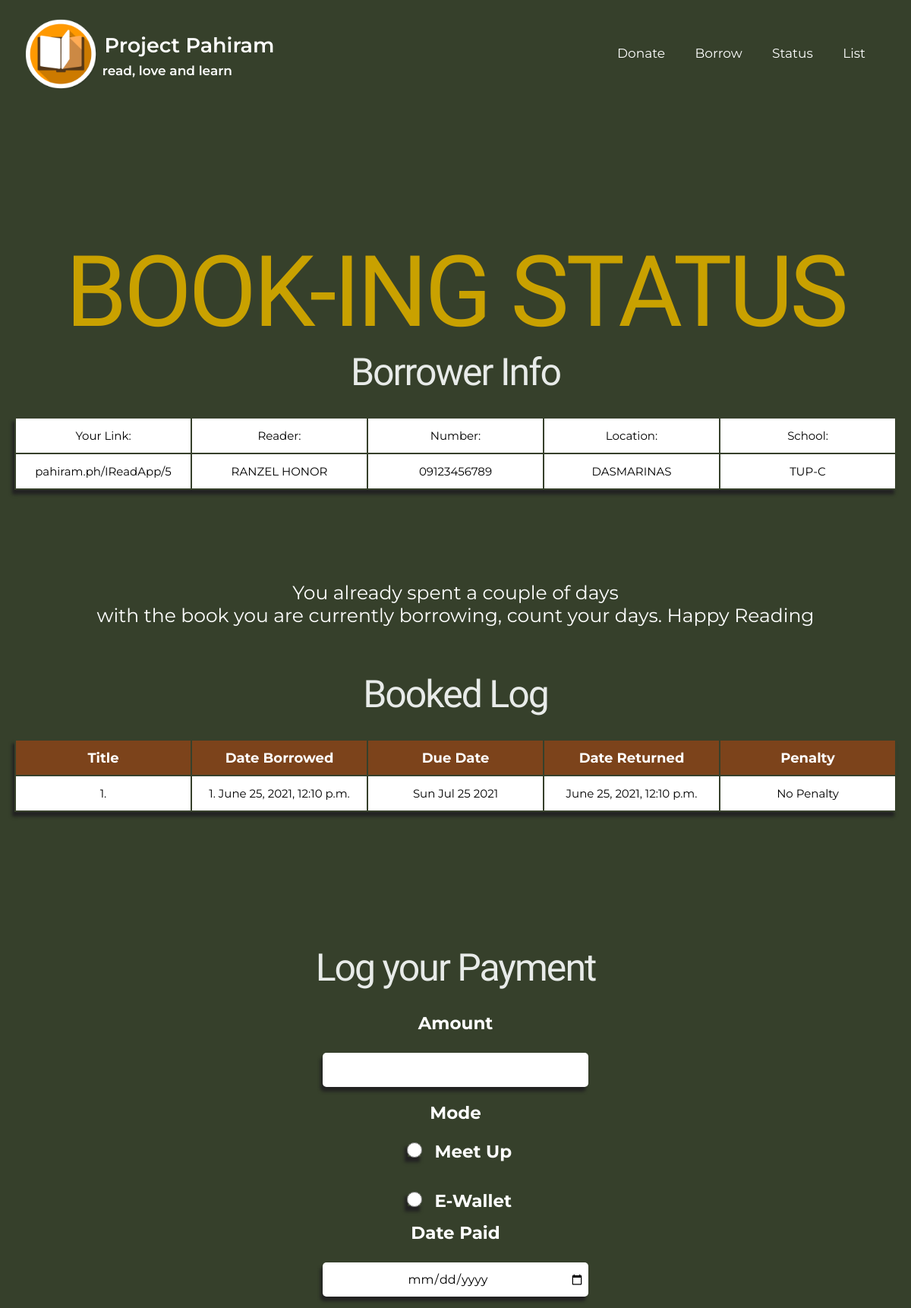
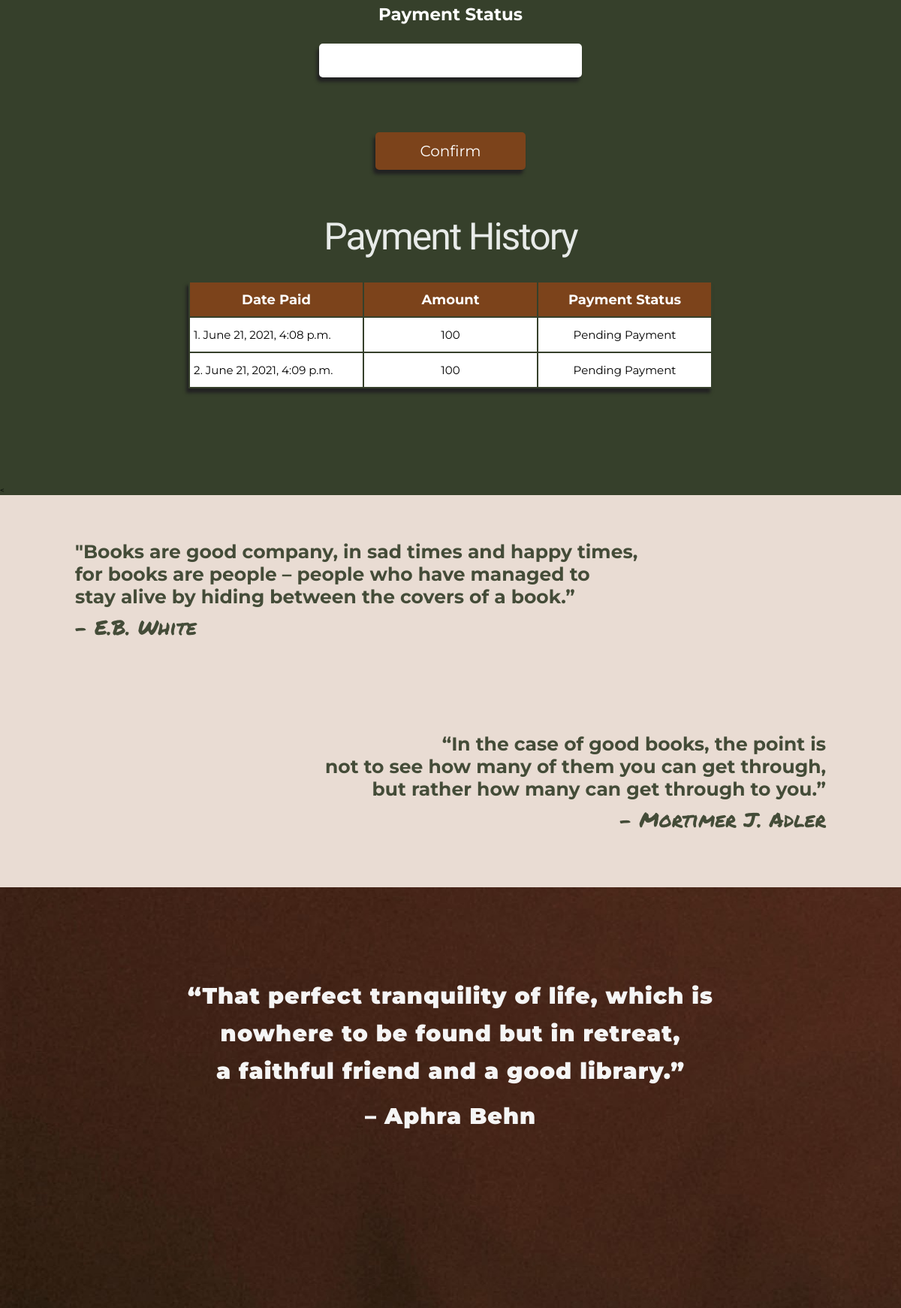
The page /IReadApp/5/bookingpage/ (upper part) on the database its author committed (2 pictures, top to bottom).
### IReadApp/models.py (models this page shows)
class Borrower(models.Model):
	Reader = models.TextField(default="")
	Number = models.TextField(default="")
	Location = models.TextField(default="")
	School = models.TextField(default="")
	class meta:
		db_table="Borrower"

class BorrTrans(models.Model):
	borrId = models.ManyToManyField(Borrower, default=None) #many to many
	bookId = models.ManyToManyField(Item, default=None) #many to many
	DateBorr = models.DateTimeField(auto_now_add=True, null=True)
	DueDate = models.TextField(default="")
	DateRet = models.DateTimeField(auto_now_add=True, null=True)
	Remarks = models.TextField(default="On Process")
	PenEstimate = models.TextField(default="")
	class meta:
		db_table="Transaction"

class Penalty (models.Model):
	borrId = models.ForeignKey(Borrower, default=None, on_delete=models.CASCADE)
	Amount =models.IntegerField(default="")
	Mode = models.TextField(default="")
	Details = models.TextField(default="") #kungcashlocsaan #gcashnumber
	DatePaid= models.DateTimeField(auto_now_add=True, null=True) #kailannagbayad
	Checking =models.TextField(default="On Process") #Paid #OnProcess
	class meta:
		db_table="Penalty"

### IReadApp/views.py (the view)
# urls.py: url(r'^IReadApp/(\d+)/bookingpage/$', views.BookingPage, name='bookingpage'),#OK
def BookingPage(request,MainID): #OK
	Transact = BorrTrans.objects.all()
	mId = Borrower.objects.get(id=MainID)
	return render (request, 'penalty-page.html',{'mId':mId, 'BorrTrans':Transact},) #view and add itemlog and self #old urls

### IReadApp/templates/penalty-page.html (shortened to what this page needs)
{% extends 'base.html' %}
{%load static%}
{% block content %}
          <div class="navbar">
                <div class="logoname">
                    <a href=""></a><img src='/static/images/COLORED.png' alt="" width="100" height="100" id="logo">
                    <a href="{% url 'logpage' %}" class="home">
                    <pre id="cgcf"> Project Pahiram
<span id="rll"> read, love and learn</span>
        </pre>
                    </a>
                </div>
                <div class="navoption">
                <a href="/IReadApp/{{mId.id}}/donatepage/" class="option">Donate</a>
                <a href="/IReadApp/{{mId.id}}/" class="option">Borrow</a>
                <a href="/IReadApp/{{mId.id}}/bookingpage" class="option">Status</a>
                <a href="{% url 'booklistpage' %}" class="option">List</a>
                </div>
            </div>
        <div class="TAO" id="TAO">
            <div class="borrow" id="borrow">
                 <h1 class="title">BOOK-ING STATUS</h1>
                    <p class="sub">Borrower Info</p>
             <table>
                <tr>
                 <td>Your Link:</td>
                    <td>Reader:</td>
                    <td>Number:</td>
                    <td>Location:</td>
                    <td>School:</td>
                </tr>
                <tr>
                    <td>pahiram.ph/IReadApp/{{mId.id}}</td>
                    <td>{{mId.Reader.upper}}</td>
                    <td>{{mId.Number.upper}}</td>
                    <td>{{mId.Location.upper}}</td>
                    <td>{{mId.School.upper}}</td>
                </tr>
            </table>
            <div class="click">
            </div>
             <div class="notice">
                <p style="font-size: 2.5rem;">You already spent a couple of days <br> with the book you are currently borrowing, count your days. Happy Reading</p>
            </div>
                <div class="logstat">
                    <p id="log">Booked Log</p>
                    <table id="booklist" name="booklist">
                        <tr>
                            <th>Title</th>
                            <th>Date Borrowed</th>
                            <th>Due Date</th>
                            <th>Date Returned</th>
                            <th>Penalty</th>
                        </tr>
                        {% for borrtrans in BorrTrans %}
                        <tr>
                            <td>{{forloop.counter}}. {{item.title}}</td>
                            <td>{{forloop.counter}}. {{borrtrans.DateBorr}}</td>
                            <td>{{borrtrans.DueDate}}</td>
                            <td>{{borrtrans.DateRet}}</td>
                            <td>{{borrtrans.PenEstimate}}</td>
                        </tr>
                        {% endfor%}
                    </table>
                </div>
                </div>
                <p id="log">Log your Payment</p>
            <form method="POST" id="fields" action="/IReadApp/{{mId.id}}/addbooking">
                <div class="Book-Info">
                    <label>Amount</label> <br>
                    <input type="number" name="Amount" id="Amount" required> <br>
                    <label>Mode</label> <br>
                    <input type="radio" id="meetup" name="PMode"  onclick="modefunc()" value="meet">
                    <label>Meet Up</label><br>
                    <input type="radio" id="delivery" name="PMode"  onclick="modefunc()" value="ewallet">
                    <label>E-Wallet</label><br>
                    <label>Date Paid</label> <br>
                    <input type="date" name="DPaid" id="DPaid" onchange="pystsFunc()" required> <br>
                    <label>Payment Status</label> <br>
                    <input type="text" name="PaySts" id="PaySts" readonly required> <br>
                <br>
                <input type="submit" name="btn-list" id="btnSave" value="Confirm" class="button">
                </div>
            </form>
        <div class="logstat">
            <p id="log">Payment History</p>
            <table id="booklist" name="booklist">
                <tr>
                    <th>Date Paid</th>
                    <th>Amount</th>
                    <th>Payment Status</th>
                </tr>
                {% for penalty in mId.penalty_set.all %}
                <tr>
                    <td style="text-align: left;">{{forloop.counter}}. {{penalty.DatePaid}}</td>
                    <td>{{penalty.Amount}}</td>
                    <td>{{penalty.Checking}}</td>
                </tr>
                {% endfor%}
            </table>
        </div>
{% endblock %}

### IReadApp/static/css/main.css (style rules this page uses)
* { padding: 0; margin: 0; box-sizing: border-box; }
html { height: 100%; font-size: 10px; font-family: 'Montserrat', sans-serif; scroll-behavior: smooth; }
body { height: 100%; background-color: #36402b; background-size: cover; background-attachment: fixed; }
.navbar { color: white; text-decoration: none; margin-top: 20px; }
.logoname { display: inline-block; box-sizing: border-box; }
.home { text-decoration: none; color: white; padding-left: 0; }
#logo { margin-left: 30px; padding-top: 2px; float: left; }
#cgcf { margin-top: 25px; font-size: 2.7rem; line-height: 30px; font-weight: 550; padding: 0; margin-left: 0; font-family:'Montserrat', sans-serif; }
#rll { font-size: 1.7rem; line-height: 30px; font-weight: 550; padding: 0; margin-left: 0; font-family:'Montserrat', sans-serif; }
h1 { text-align: center; }
.navoption { float: right; box-sizing: border-box; margin-left: 30px; margin-top: 40px; font-size: 1.7rem; margin-right: 40px; }
.option { color: white; padding-left: 15px; padding-right: 20px; text-decoration: none; }
.TAO { min-height: 60vh; }
.borrow { margin-top: 100px; padding-top: 70px; }
.sub, #log, .sub2 { color:#e8ebe9; text-align: center; font-size: 5rem; letter-spacing: -2px; font-weight: lighter; padding-bottom: 30px; font-family:'Gentium Book Basic', serif; }
.title { color: #c9a100; text-align: center; font-size: 13rem; letter-spacing: -4px; font-family:'Gentium Book Basic', serif; font-weight: lighter; }
.notice, #verse, #copy { color: white; text-align: center; font-family:'Montserrat', sans-serif; font-size: 16px; padding-bottom: 20px; }
.Book-Info { min-height: 20vh; flex-direction: column; align-items: center; box-sizing: border-box; text-align: center; }
.Book-Info input { background-color: #fff; box-shadow: -3px 6px 4px #222; align-items: center; margin: 25px 10px 20px 10px; width: 350px; height: 45px; border: none; outline: none; padding: 0 5px; font-size: 16px; border-radius: 5px; font-family:'Montserrat', sans-serif; text-align: center; }
.Book-Info input::placeholder { font-family:'Montserrat', sans-serif; font-size: 17px; text-align: center; }
.Book-Info .button { width: 200px; height: 50px; border: none; background:rgb(124, 67, 27); color: white; outline: none; cursor: pointer; font-size: 20px; font-family:'Montserrat', sans-serif; border-style: none; }
.logstat { align-items: center; margin-left: auto; margin-right: auto; min-height: 50vh; padding-bottom: 70px; }
.logstat p { color:#e8ebe9; padding-top: 40px; padding-bottom: 20px; font-size: 5rem; font-family:'Gentium Book Basic', serif; font-weight: lighter; letter-spacing: -2px; text-align: center; }
table { box-shadow: -3px 6px 4px #222; margin-left: auto; margin-right: auto; }
th { background-color:rgb(124, 67, 27); align-items: center; margin: 25px 10px 20px 10px; height: 45px; border: none; outline: none; padding: 0 5px; font-size: 18px; color: white; font-family:'Montserrat', sans-serif; text-align: center; width: 230px; }
td { background-color: white; align-items: center; margin: 25px 10px 20px 10px; height: 45px; border: none; outline: none; padding: 0 5px; font-size: 15px; color: black; font-family:'Montserrat', sans-serif; text-align: center; width: 230px; }
.click { padding: 60px; text-align: center; }
.Book-Info { color: white; text-align: center; font-family:'Montserrat', sans-serif; font-size: 23px; font-weight: bold; margin-bottom: 0px; }

### IReadApp/templates/base.html (style rules this page uses)
.click { padding: 60px; text-align: center; }
.Book-Info { color: white; text-align: center; font-family:'Montserrat', sans-serif; font-size: 23px; font-weight: bold; margin-bottom: 0px; }
#meetup, #delivery, .courier input, .through input { background-color: #fff; box-shadow: -3px 6px 4px #222; align-items: center; margin: 25px 10px 20px 10px; width: 20px; height: 20px; border: none; outline: none; padding: 0 5px; font-size: 16px; border-radius: 5px; font-family:'Montserrat', sans-serif; text-align: center; }

### rows shown on the page
Borrower: id "5", Reader "RANZEL HONOR", Number "09123456789", Location "DASMARINAS", School "TUP-C"
BorrTrans: DateBorr "June 25, 2021, 12:10 p.m.", DueDate "Sun Jul 25 2021", DateRet "June 25, 2021, 12:10 p.m.", PenEstimate "No Penalty"
Penalty: DatePaid "June 21, 2021, 4:08 p.m.", Amount "100", Checking "Pending Payment"
Penalty: DatePaid "June 21, 2021, 4:09 p.m.", Amount "100", Checking "Pending Payment"
